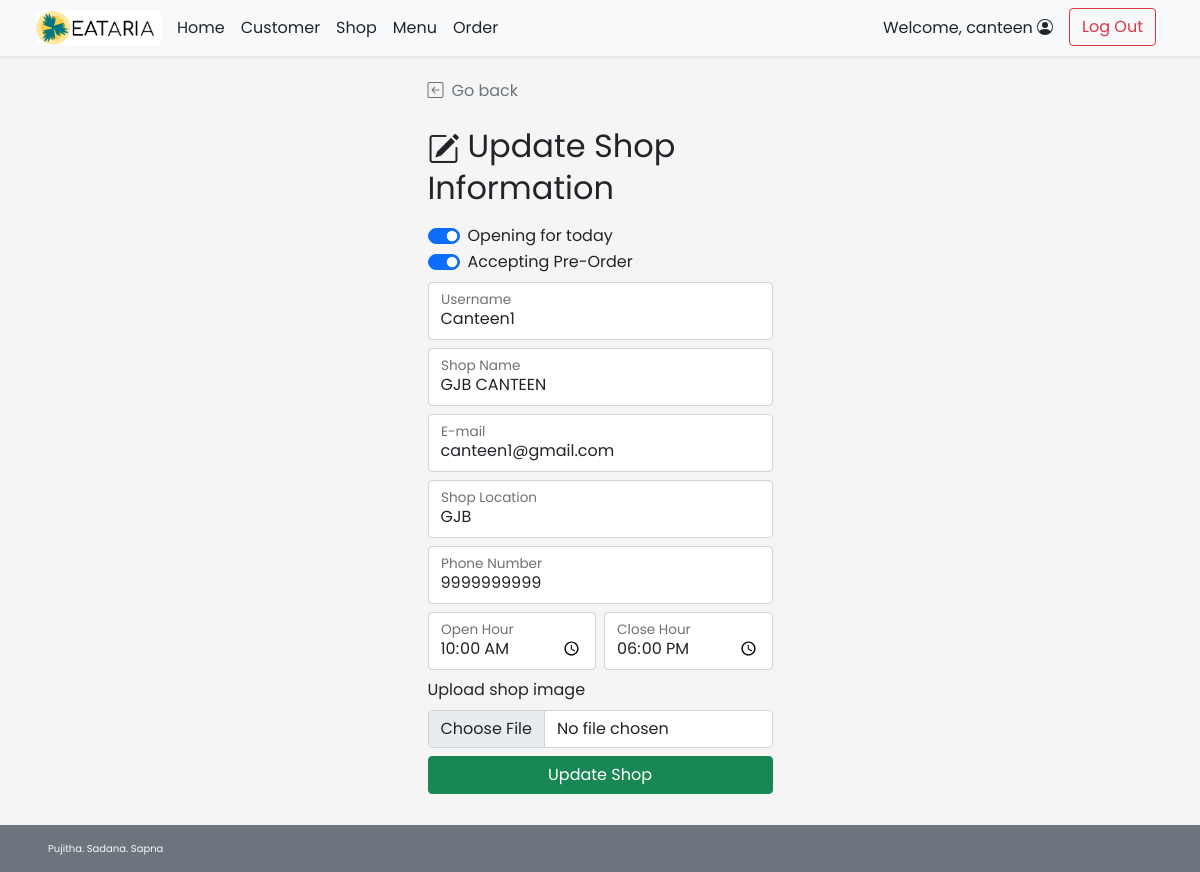
Before: /admin/admin_shop_edit.php?s_id=1 (signed in) with the older database file.
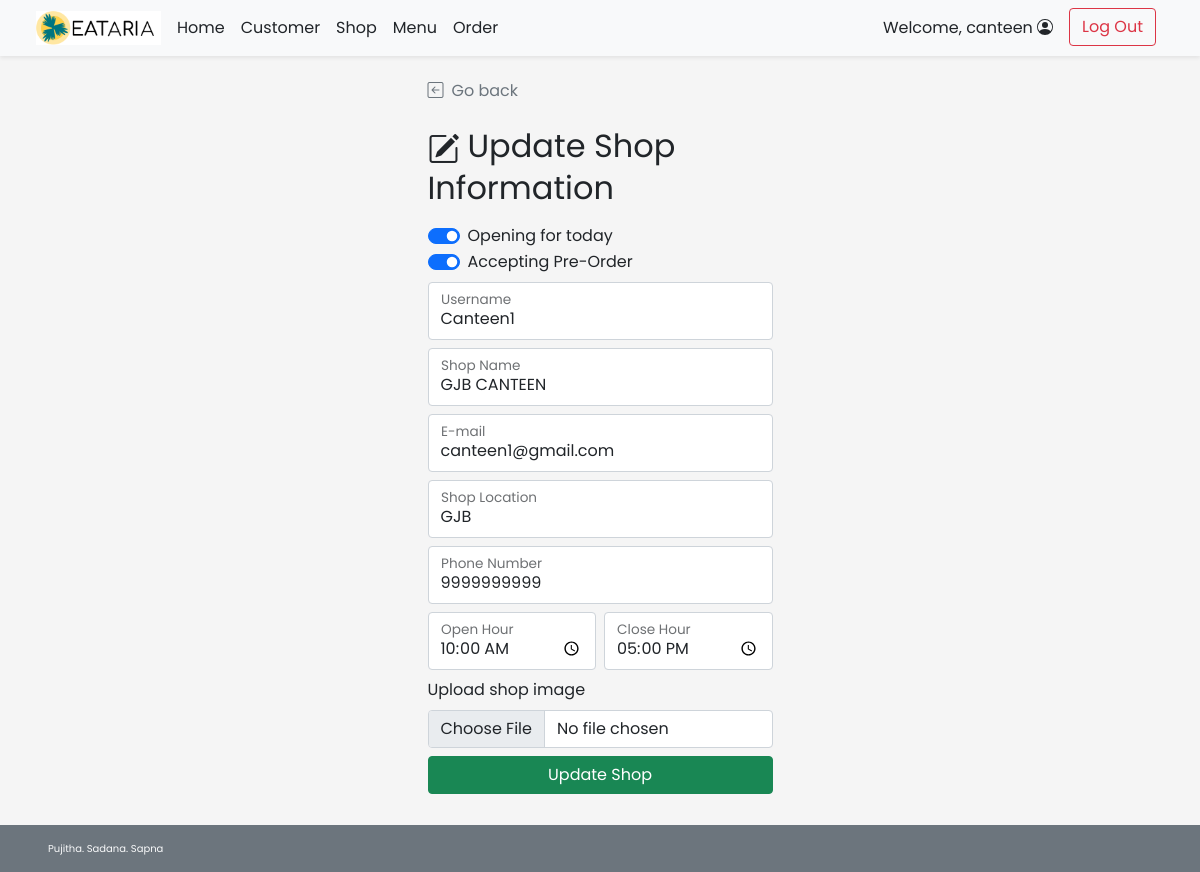
After: the same page with the newer database file.
### tables this page shows
CREATE TABLE `shop` (
  `s_id` int(11) NOT NULL,
  `s_username` varchar(45) NOT NULL,
  `s_pwd` varchar(45) NOT NULL,
  `s_name` varchar(45) NOT NULL,
  `s_location` varchar(100) NOT NULL,
  `s_openhour` time NOT NULL,
  `s_closehour` time NOT NULL,
  `s_status` tinyint(4) NOT NULL DEFAULT 1 COMMENT 'shop ready for taking orders or not(1 for open, 0 for close)\r\n',
  `s_preorderstatus` tinyint(4) NOT NULL DEFAULT 1 COMMENT 'shop is ready for preorder or not',
  `s_email` varchar(45) NOT NULL,
  `s_phoneno` varchar(10) NOT NULL,
  `s_pic` text DEFAULT NULL
);

### admin/admin_shop_edit.php (the view, shortened to what this page needs)
<!DOCTYPE html>
<html lang="en">
<head>
    <?php
        include("../conn_db.php");
        include('../head.php');
    ?>
    <link href="../css/main.css" rel="stylesheet">
    <link href="../css/login.css" rel="stylesheet">
</head>
<body class="d-flex flex-column h-100">
    <?php include('nav_header_admin.php')?>
    <div class="container form-signin mt-auto w-50">
        <a class="nav nav-item text-decoration-none text-muted" href="#" onclick="history.back();">
            <i class="bi bi-arrow-left-square me-2"></i>Go back
        </a>
        <?php
            $s_id = $_GET["s_id"];
            $query = "SELECT s_username,s_name,s_location,s_openhour,s_closehour,s_status,s_preorderstatus,s_email,s_phoneno FROM shop WHERE s_id = {$s_id} LIMIT 0,1";
            $result = $mysqli ->query($query);
            $row = $result -> fetch_array();
        ?>
        <form method="POST" action="admin_shop_edit.php" class="form-floating" enctype="multipart/form-data">
            <h2 class="mt-4 mb-3 fw-normal text-bold"><i class="bi bi-pencil-square me-2"></i>Update Shop Information</h2>
            <div class="form-check form-switch">
                <input class="form-check-input" type="checkbox" id="shopstatus"
                name="s_status" <?php if($row["s_status"]){echo "checked";} ?>>
                <label class="form-check-label" for="shopstatus">Opening for today</label>
            </div>
            <div class="form-check form-switch mb-2">
                <input class="form-check-input" type="checkbox" id="shoppreorderstatus" name="s_preorderstatus" <?php if($row["s_preorderstatus"]){echo "checked";} ?>>
                <label class="form-check-label" for="shoppreorderstatus">Accepting Pre-Order</label>
            </div>
            <div class="form-floating mb-2">
                <input type="text" class="form-control" id="shopusername" placeholder="Username" name="s_username"
                value="<?php echo $row["s_username"];?>" required>
                <label for="shopname">Username</label>
            </div>
            <div class="form-floating mb-2">
                <input type="text" class="form-control" id="shopname" placeholder="Shop Name" value="<?php echo $row["s_name"];?>" name="s_name" required>
                <label for="shopname">Shop Name</label>
            </div>
            <div class="form-floating mb-2">
                <input type="email" class="form-control" id="email" placeholder="E-mail" name="s_email" value="<?php echo $row["s_email"];?>" required>
                <label for="email">E-mail</label>
            </div>
            <div class="form-floating mb-2">
                <input type="text" class="form-control" id="shoplocation" placeholder="Location" value="<?php echo $row["s_location"];?>" name="s_location" required>
                <label for="shoplocation">Shop Location</label>
            </div>
            <div class="form-floating mb-2">
                <input type="text" class="form-control" id="shopphoneno" placeholder="Phone Number" value="<?php echo $row["s_phoneno"];?>" name="s_phoneno" required>
                <label for="shopphoneno">Phone Number</label>
            </div>
            <div class="row row-cols-2 g-2 mb-2">
                <div class="col">
                    <div class="form-floating">
                        <input type="time" class="form-control" id="shopopenhour" placeholder="Open Hour" value="<?php echo $row["s_openhour"];?>" name="s_openhour" required>
                        <label for="shopopenhour">Open Hour</label>
                    </div>
                </div>
                <div class="col">
                    <div class="form-floating">
                        <input type="time" class="form-control" id="shopclosehour" placeholder="Close Hour" value="<?php echo $row["s_closehour"];?>" name="s_closehour" required>
                        <label for="shopopenhour">Close Hour</label>
                    </div>
                </div>
            </div>
            <div class="mb-2">
                <label for="formFile" class="form-label">Upload shop image</label>
                <input class="form-control" type="file" id="s_pic" name="s_pic" accept="image/*">
            </div>
            <button class="w-100 btn btn-success mb-3" name="upd_confirm" type="submit">Update Shop</button>
        </form>
    </div>
    <footer
    class="footer d-flex flex-wrap justify-content-between align-items-center px-5 py-3 mt-auto bg-secondary text-light">
        <span class="xsmall-font">Pujitha. Sadana. Sapna</span></span>
    </footer>
</body>
</html>

Changed rows visible on the page:
changed shop "Canteen1": s_closehour "18:00:00" → "17:00:00"
